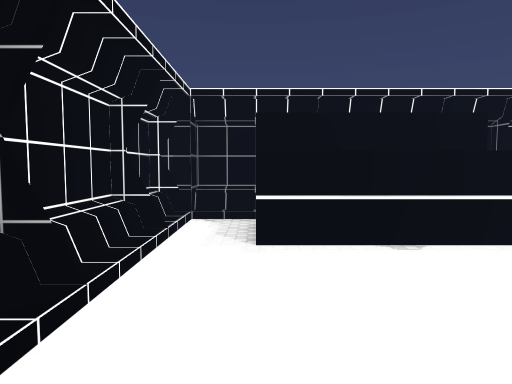
View 1 (above)

13 first-person views from a walk through a 3-D level made in the Unity game engine. The camera is 1.4 m above the floor, tilts 4° down and sees 70° across. The floor is counted in squares, 1 m on a side. Each view is taken from the middle of a square. On the plan, view 1 faces up. The plan holds only what a view shows up to about 16 squares ahead; the rest is blank. The player is left out. Some animated figures are left out. Surface patterns are stand-ins for the level's own textures.

View 2
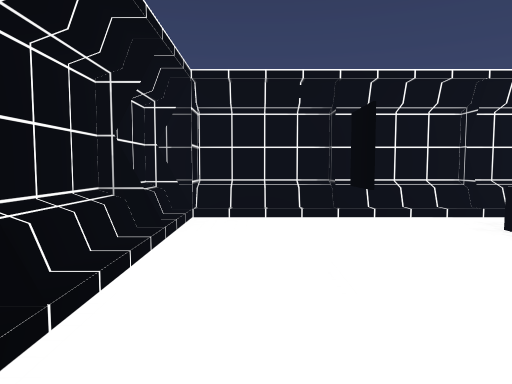

View 3
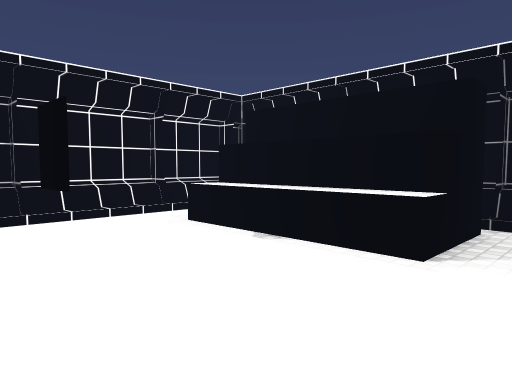

View 4
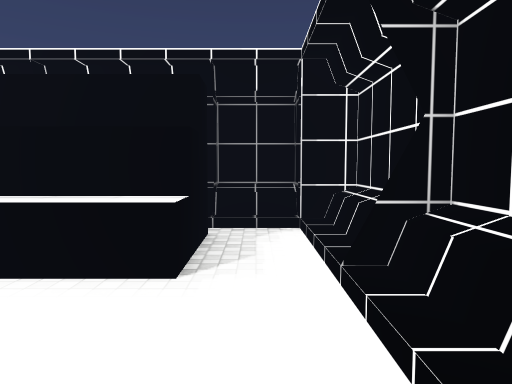

View 5
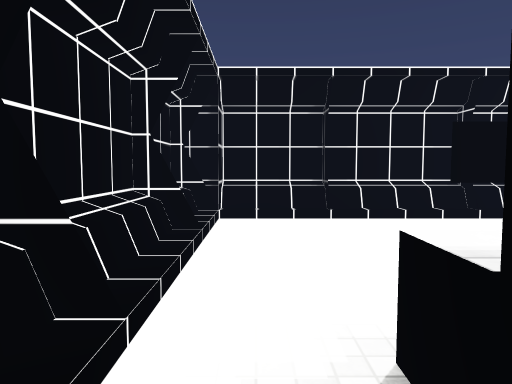

View 6
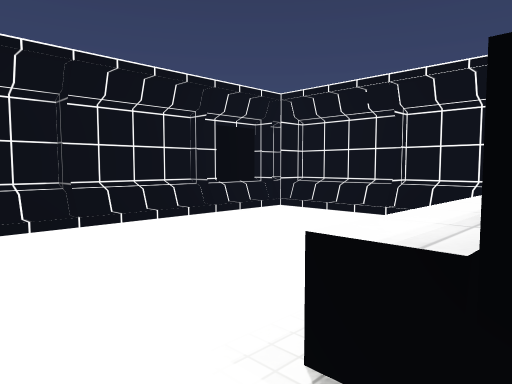

View 7
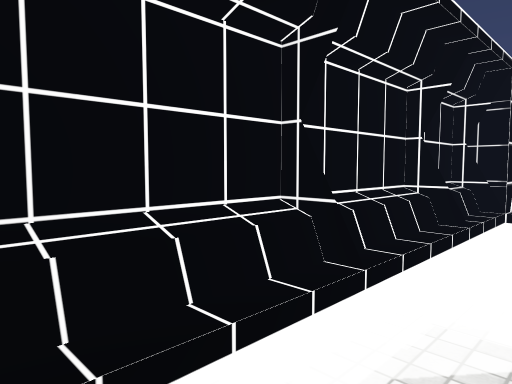

View 8
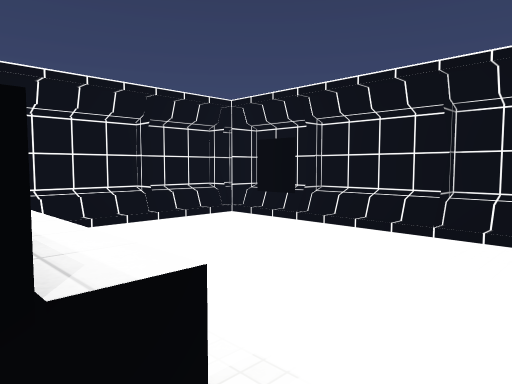

View 9
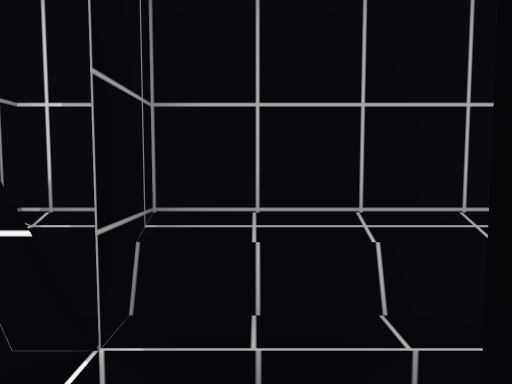

View 10
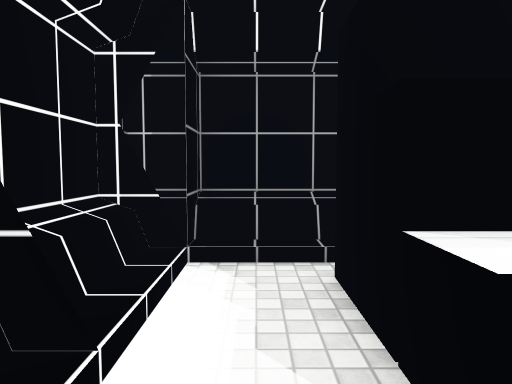

View 11
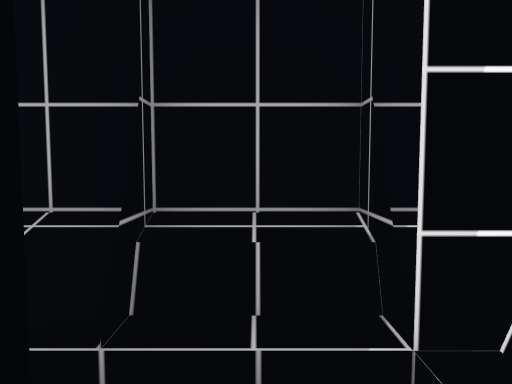

View 12
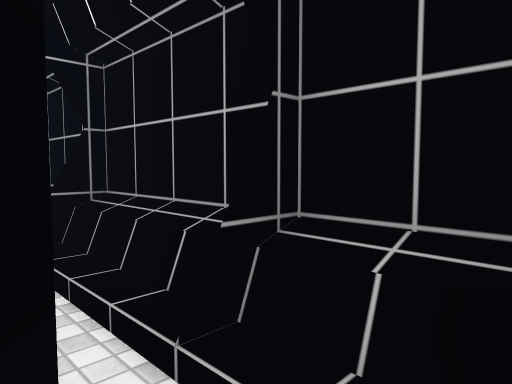

View 13
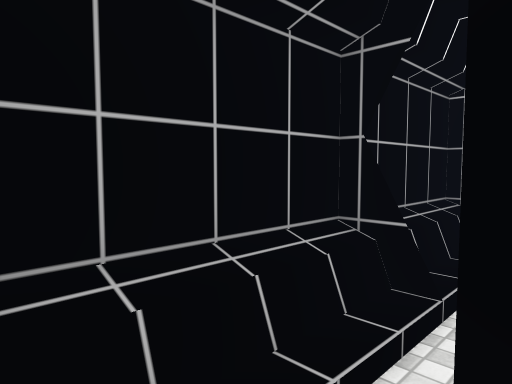

### Floor plan
Key: @ floor where view 1 was taken; # wall or solid block; . floor; / step, stairs or slope; = window, fence, low wall or low ledge; ^ raised ledge.
Columns run from 3 left of view 1 to 9 right of it. Each row starts with its distance up from view 1.
 13 #############
 12 #===========#
 11 ##/////////##
 10 #/.      #./#
  9 #/.#######./#
  8 #=.^^^^^^^./#
  7 #/.........=#
  6 #/..........#
  5 #/..........#
  4 #=..........#
  3 #/....#....=#
  2 #/........./#
  1 #/........./#
  0 ##/@=///=//=#
 -1 ##==#===#==##

Where each view was taken, in squares from view 1:
view 1: 0 up, 0 right, facing up
view 2: 2 up, 8 right, facing left
view 3: 2 up, 8 right, facing up-left
view 4: 3 up, 7 right, facing up
view 5: 10 up, 7 right, facing down
view 6: 9 up, 8 right, facing down-left
view 7: 11 up, 6 right, facing down-right
view 8: 9 up, 2 left, facing down-right
view 9: 9 up, 1 left, facing up
view 10: 6 up, 1 left, facing up
view 11: 9 up, 7 right, facing up
view 12: 10 up, 8 right, facing up-left
view 13: 10 up, 2 left, facing up-right
